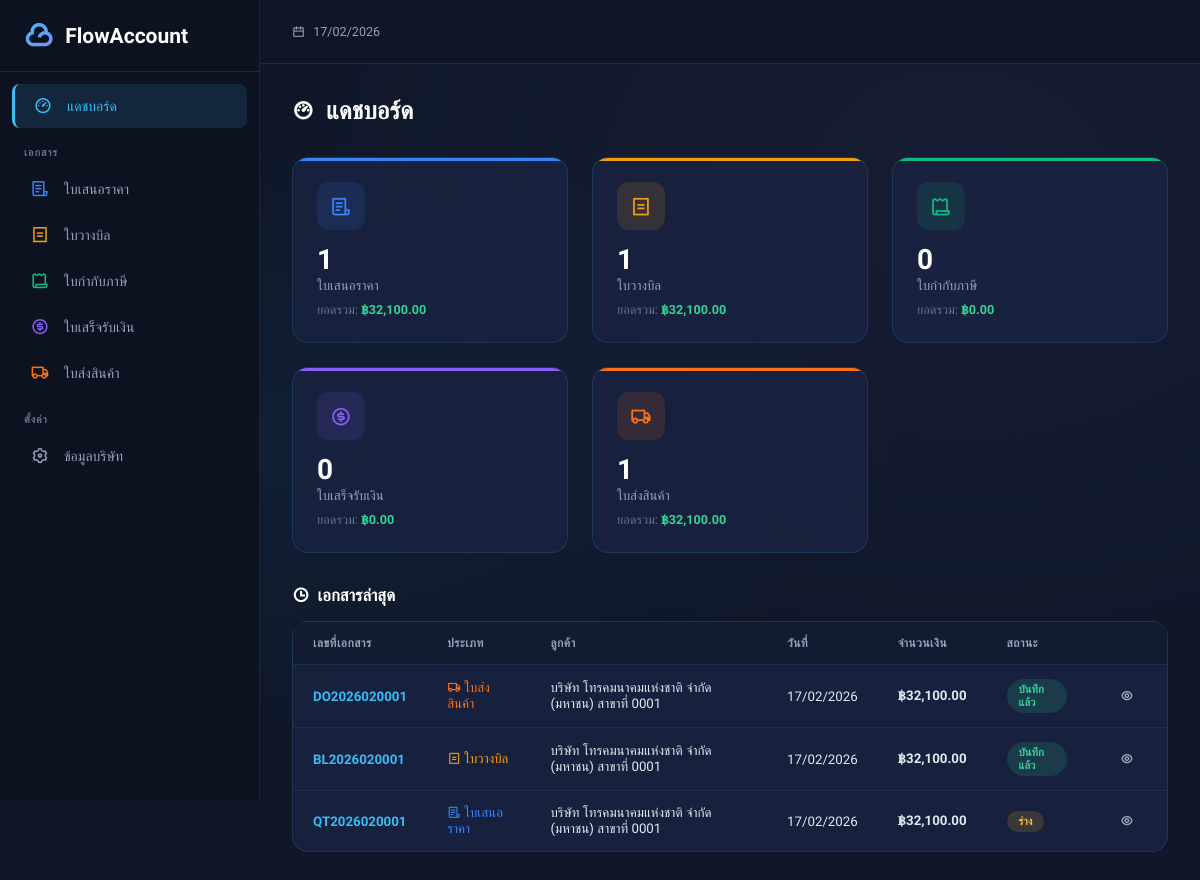
The page / on the database its author committed.
### models.py (models this page shows, shortened)
class Document(db.Model):
    __tablename__ = 'document'
    id = db.Column(db.Integer, primary_key=True)
    doc_type = db.Column(db.String(20), nullable=False)  # quotation, billing, tax_invoice, receipt
    doc_number = db.Column(db.String(20), nullable=False, unique=True)
    status = db.Column(db.String(20), default='draft')  # draft, saved, approved, rejected, converted
    customer_id = db.Column(db.Integer, db.ForeignKey('customer.id'), nullable=True)
    source_document_id = db.Column(db.Integer, db.ForeignKey('document.id'), nullable=True)
    source_document = db.relationship('Document', remote_side='Document.id',
                                       backref=db.backref('child_documents', lazy=True),
                                       foreign_keys='Document.source_document_id')
    doc_date = db.Column(db.Date, default=date.today)
    credit_days = db.Column(db.Integer, default=30)
    due_date = db.Column(db.Date, default=date.today)
    reference_number = db.Column(db.String(100), default='')
    salesperson = db.Column(db.String(100), default='')
    project = db.Column(db.String(200), default='')
    price_type = db.Column(db.String(50), default='ราคาไม่รวมภาษี')
    subtotal = db.Column(db.Float, default=0.0)
    discount_percent = db.Column(db.Float, default=0.0)
    discount_amount = db.Column(db.Float, default=0.0)
    after_discount = db.Column(db.Float, default=0.0)
    vat_enabled = db.Column(db.Boolean, default=True)
    vat_amount = db.Column(db.Float, default=0.0)
    grand_total = db.Column(db.Float, default=0.0)
    withholding_tax_enabled = db.Column(db.Boolean, default=False)
    withholding_tax_percent = db.Column(db.Float, default=7.0)
    withholding_tax_amount = db.Column(db.Float, default=0.0)
    net_total = db.Column(db.Float, default=0.0)
    notes = db.Column(db.Text, default='')
    internal_notes = db.Column(db.Text, default='')
    created_at = db.Column(db.DateTime, default=datetime.utcnow)
    updated_at = db.Column(db.DateTime, default=datetime.utcnow, onupdate=datetime.utcnow)
    items = db.relationship('DocumentItem', backref='document', lazy=True,
                            cascade='all, delete-orphan', order_by='DocumentItem.order')

class Customer(db.Model):
    __tablename__ = 'customer'
    id = db.Column(db.Integer, primary_key=True)
    name = db.Column(db.String(200), nullable=False)
    address = db.Column(db.Text, default='')
    phone = db.Column(db.String(50), default='')
    tax_id = db.Column(db.String(20), default='')
    branch = db.Column(db.String(100), default='สำนักงานใหญ่')
    email = db.Column(db.String(100), default='')
    created_at = db.Column(db.DateTime, default=datetime.utcnow)
    documents = db.relationship('Document', backref='customer', lazy=True)

### app.py (the view)
@app.route('/')
def dashboard():
    stats = {}
    for doc_type, info in DOC_TYPES.items():
        count = Document.query.filter_by(doc_type=doc_type).count()
        total = db.session.query(db.func.sum(Document.grand_total)).filter_by(doc_type=doc_type).scalar() or 0
        stats[doc_type] = {'count': count, 'total': total, **info}
    recent_docs = Document.query.order_by(Document.created_at.desc()).limit(10).all()
    return render_template('dashboard.html', stats=stats, recent_docs=recent_docs)

### app.py (called while the page is built)
@app.context_processor
def inject_doc_types():
    return dict(doc_types=DOC_TYPES, doc_statuses=DOC_STATUSES, now=datetime.now)

@app.template_filter('format_number')
def format_number(value):
    try:
        return '{:,.2f}'.format(float(value))
    except (ValueError, TypeError):
        return '0.00'

@app.template_filter('thai_date')
def thai_date(value):
    if isinstance(value, str):
        value = datetime.strptime(value, '%Y-%m-%d').date()
    if value:
        return value.strftime('%d/%m/%Y')
    return ''

### templates/dashboard.html (shortened to what this page needs)
{% extends 'base.html' %}
{% block content %}
<div class="page-header">
    <h1><i class="ri-dashboard-3-line"></i> แดชบอร์ด</h1>
</div>
<div class="dashboard-grid">
    {% for type_key, stat in stats.items() %}
    <a href="{{ url_for('document_list', doc_type=type_key) }}" class="stat-card"
        style="--card-color: {{ stat.color }}">
        <div
            style="position:absolute;top:0;left:0;right:0;height:3px;background:{{ stat.color }};border-radius:16px 16px 0 0;">
        </div>
        <div class="stat-icon" style="background: {{ stat.color }}20; color: {{ stat.color }}">
            <i class="{{ stat.icon }}"></i>
        </div>
        <div class="stat-count">{{ stat.count }}</div>
        <div class="stat-label">{{ stat.name_th }}</div>
        <div class="stat-total">ยอดรวม: <span>฿{{ stat.total|format_number }}</span></div>
    </a>
    {% endfor %}
</div>
<div class="recent-section">
    <h2><i class="ri-time-line"></i> เอกสารล่าสุด</h2>
    {% if recent_docs %}
    <div class="table-wrapper">
        <table class="data-table">
            <thead>
                <tr>
                    <th>เลขที่เอกสาร</th>
                    <th>ประเภท</th>
                    <th>ลูกค้า</th>
                    <th>วันที่</th>
                    <th>จำนวนเงิน</th>
                    <th>สถานะ</th>
                    <th></th>
                </tr>
            </thead>
            <tbody>
                {% for doc in recent_docs %}
                <tr>
                    <td style="font-weight:600; color: var(--accent-blue);">{{ doc.doc_number }}</td>
                    <td>
                        <span style="color: {{ doc_types[doc.doc_type].color }}">
                            <i class="{{ doc_types[doc.doc_type].icon }}"></i>
                            {{ doc_types[doc.doc_type].name_th }}
                        </span>
                    </td>
                    <td>{{ doc.customer.name if doc.customer else '-' }}</td>
                    <td>{{ doc.doc_date|thai_date }}</td>
                    <td style="font-weight:600;">฿{{ doc.grand_total|format_number }}</td>
                    <td>
                        <span class="status-badge status-{{ doc.status }}">
                            {{ 'ร่าง' if doc.status == 'draft' else 'บันทึกแล้ว' }}
                        </span>
                    </td>
                    <td>
                        <a href="{{ url_for('document_view', doc_type=doc.doc_type, doc_id=doc.id) }}"
                            class="btn btn-ghost btn-sm">
                            <i class="ri-eye-line"></i>
                        </a>
                    </td>
                </tr>
                {% endfor %}
            </tbody>
        </table>
    </div>
    {% endif %}
</div>
{% endblock %}

### rows shown on the page
Document: doc_number "DO2026020001", doc_type "ใบส่งสินค้า", customer "บริษัท โทรคมนาคมแห่งชาติ จำกัด (มหาชน) สาขาที่ 0001", doc_date|thai_date "17/02/2026", grand_total "32,100.00", status "บันทึกแล้ว"
Document: doc_number "BL2026020001", doc_type "ใบวางบิล", customer "บริษัท โทรคมนาคมแห่งชาติ จำกัด (มหาชน) สาขาที่ 0001", doc_date|thai_date "17/02/2026", grand_total "32,100.00", status "บันทึกแล้ว"
Document: doc_number "QT2026020001", doc_type "ใบเสนอราคา", customer "บริษัท โทรคมนาคมแห่งชาติ จำกัด (มหาชน) สาขาที่ 0001", doc_date|thai_date "17/02/2026", grand_total "32,100.00", status "ร่าง"

### other values the page prints
{{ type_info.name_th }} "ใบเสนอราคา" "ใบวางบิล" "ใบกำกับภาษี" "ใบเสร็จรับเงิน" "ใบส่งสินค้า"
{{ stat.count }} "1" "1" "0" "0" "1"
{{ stat.name_th }} "ใบเสนอราคา" "ใบวางบิล" "ใบกำกับภาษี" "ใบเสร็จรับเงิน" "ใบส่งสินค้า"
{{ stat.total|format_number }} "32,100.00" "32,100.00" "0.00" "0.00" "32,100.00"
